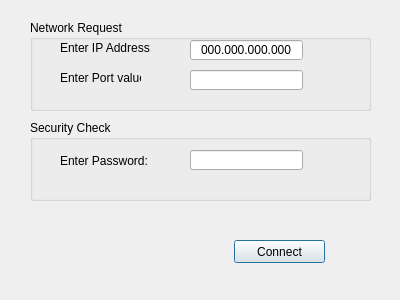
<?xml version="1.0" encoding="UTF-8"?>
<ui version="4.0">
 <class>shishpass</class>
 <widget class="QDialog" name="shishpass">
  <property name="geometry">
   <rect>
    <x>0</x>
    <y>0</y>
    <width>400</width>
    <height>300</height>
   </rect>
  </property>
  <property name="windowTitle">
   <string>Dialog</string>
  </property>
  <property name="windowIcon">
   <iconset resource="image.qrc">
    <normaloff>:/new/icons/vmvisicon.png</normaloff>:/new/icons/vmvisicon.png</iconset>
  </property>
  <widget class="QGroupBox" name="netgroup">
   <property name="geometry">
    <rect>
     <x>30</x>
     <y>20</y>
     <width>341</width>
     <height>91</height>
    </rect>
   </property>
   <property name="title">
    <string>Network Request</string>
   </property>
   <widget class="QLabel" name="iplabel">
    <property name="geometry">
     <rect>
      <x>30</x>
      <y>20</y>
      <width>91</width>
      <height>16</height>
     </rect>
    </property>
    <property name="text">
     <string>Enter IP Address:</string>
    </property>
   </widget>
   <widget class="QLabel" name="portlabel">
    <property name="geometry">
     <rect>
      <x>30</x>
      <y>50</y>
      <width>81</width>
      <height>16</height>
     </rect>
    </property>
    <property name="text">
     <string>Enter Port value:</string>
    </property>
   </widget>
   <widget class="QLineEdit" name="ipreq">
    <property name="geometry">
     <rect>
      <x>160</x>
      <y>20</y>
      <width>113</width>
      <height>20</height>
     </rect>
    </property>
    <property name="inputMask">
     <string>000.000.000.000</string>
    </property>
    <property name="text">
     <string>000.000.000.000</string>
    </property>
    <property name="alignment">
     <set>Qt::AlignCenter</set>
    </property>
   </widget>
   <widget class="QLineEdit" name="portreq">
    <property name="geometry">
     <rect>
      <x>160</x>
      <y>50</y>
      <width>113</width>
      <height>20</height>
     </rect>
    </property>
    <property name="maxLength">
     <number>8</number>
    </property>
    <property name="alignment">
     <set>Qt::AlignCenter</set>
    </property>
   </widget>
  </widget>
  <widget class="QGroupBox" name="groupBox">
   <property name="geometry">
    <rect>
     <x>30</x>
     <y>120</y>
     <width>341</width>
     <height>81</height>
    </rect>
   </property>
   <property name="title">
    <string>Security Check</string>
   </property>
   <widget class="QLabel" name="passlabel">
    <property name="geometry">
     <rect>
      <x>30</x>
      <y>30</y>
      <width>91</width>
      <height>21</height>
     </rect>
    </property>
    <property name="text">
     <string>Enter Password:</string>
    </property>
   </widget>
   <widget class="QLineEdit" name="passreq">
    <property name="geometry">
     <rect>
      <x>160</x>
      <y>30</y>
      <width>113</width>
      <height>20</height>
     </rect>
    </property>
    <property name="maxLength">
     <number>10</number>
    </property>
    <property name="echoMode">
     <enum>QLineEdit::Password</enum>
    </property>
    <property name="alignment">
     <set>Qt::AlignCenter</set>
    </property>
   </widget>
  </widget>
  <widget class="QPushButton" name="clientconnect">
   <property name="geometry">
    <rect>
     <x>234</x>
     <y>240</y>
     <width>91</width>
     <height>23</height>
    </rect>
   </property>
   <property name="text">
    <string>Connect</string>
   </property>
  </widget>
 </widget>
 <resources>
  <include location="image.qrc"/>
 </resources>
 <connections/>
</ui>
